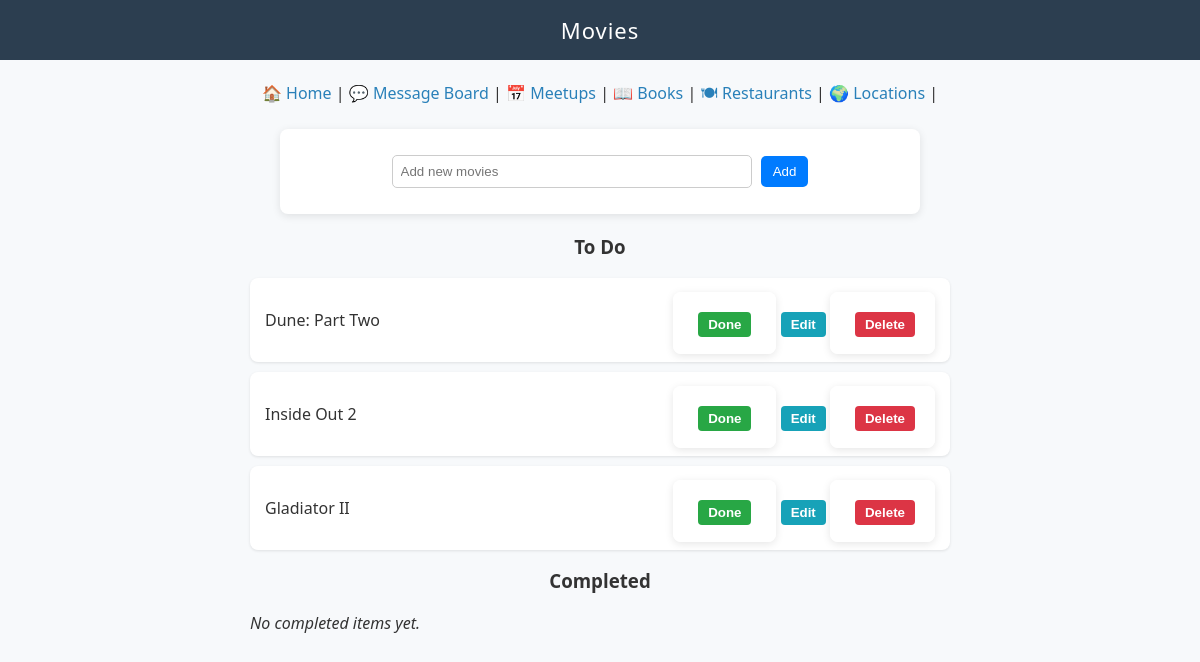
The app's page /movies with its own data.
### tables this page shows
CREATE TABLE items (
    id INTEGER PRIMARY KEY AUTOINCREMENT,
    category TEXT NOT NULL,
    title TEXT NOT NULL,
    rank INTEGER NOT NULL,
    done INTEGER DEFAULT 0
);

### app.py (the view, shortened to what this page needs)
@app.route("/<category>", methods=["GET", "POST"])
def category_page(category):
    if category not in CATEGORIES:
        return "404: Page not found", 404
    conn = get_db_connection()
    undone_items = conn.execute(
        "SELECT * FROM items WHERE category = ? AND done = 0 ORDER BY rank ASC",
        (category,)
    ).fetchall()
    done_items = conn.execute(
        "SELECT * FROM items WHERE category = ? AND done = 1 ORDER BY rank ASC",
        (category,)
    ).fetchall()
    conn.close()
    return render_template(
        "list_page.html",
        category_name=CATEGORIES[category][1],
        category_key=category,
        undone_items=undone_items,
        done_items=done_items,
        categories=CATEGORIES
    )

### app.py (called while the page is built)
def get_db_connection():
    conn = sqlite3.connect('data.db')
    conn.row_factory = sqlite3.Row
    return conn

### templates/list_page.html (shortened to what this page needs)
{% extends "base.html" %}
{% block content %}
<header>{{ category_name }}</header>
<br>
<div class="category-links">
  <a href="/">🏠 Home</a>  |
  <a href="/messages">💬 Message Board</a>  |
  <a href="/countdown">📅 Meetups</a>  |
  {% for key, names in categories.items() %}
    {% if key != category_key %}
      <a href="/{{key}}">{{ names[0] }} {{ names[1] }}</a>  |
    {% endif %}
  {% endfor %}
</div>
<form method="POST" class="add-form">
  <input type="text" name="title" placeholder="Add new {{ category_key }}" required>
  <input type="submit" value="Add">
</form>
<h3 style="text-align: center;">To Do</h3>
<ul id="item-list" class="item-list">
  {% for item in undone_items %}
    <li style="height: 60px;" id="item-{{ item['id'] }}" class="item-card">
      <span class="item-title">{{ item['title'] }}</span>
      <div class="buttons">
        <form method="POST" style="display:inline;">
          <button type="submit" class="done-btn">Done</button>
        </form>
        <button type="button" class="edit-btn" onclick="showEditForm({{ item['id'] }}, '{{ item['title']|escape }}')">Edit</button>
        <form method="POST" style="display:inline;">
          <button type="submit" class="delete-btn">Delete</button>
        </form>
      </div>
    </li>
  {% else %}
    <li><em>No {{ category_key }} yet.</em></li>
  {% endfor %}
</ul>
<h3 style="text-align: center;">Completed</h3>
<ul id="completed-list" class="item-list done-list">
  {% for item in done_items %}
    <li id="item-{{ item['id'] }}" class="item-card done">
      <span class="item-title">{{ item['title'] }}</span>
      <div class="buttons">
        <form method="POST" style="display:inline;">
          <input type="hidden" name="toggle_done_id" value="{{ item['id'] }}">
          <input type="hidden" name="done_value" value="0">
          <button type="submit" class="undo-btn">Undo</button>
        </form>
        <form method="POST" style="display:inline;">
          <input type="hidden" name="delete_id" value="{{ item['id'] }}">
          <button type="submit" class="delete-btn">Delete</button>
        </form>
      </div>
    </li>
  {% else %}
    <li><em>No completed items yet.</em></li>
  {% endfor %}
</ul>
{% endblock %}

### static/style.css (style rules this page uses)
body { font-family: 'Segoe UI', Tahoma, Geneva, Verdana, sans-serif; background-color: #f7f9fb; color: #333; margin: 0; padding: 0; }
header { background-color: #2c3e50; color: white; padding: 15px; text-align: center; font-size: 22px; letter-spacing: 1px; }
a { color: #2980b9; text-decoration: none; }
form { margin: 20px auto; max-width: 600px; background-color: white; padding: 20px; border-radius: 8px; box-shadow: 0px 2px 8px rgba(0,0,0,0.1); }
input[type="text"], input[type="date"], input[type="password"], select { width: 100%; padding: 10px; margin: 6px 0; border-radius: 6px; border: 1px solid #ccc; box-sizing: border-box; }
button { background-color: #3498db; color: white; border: none; padding: 10px 16px; margin-top: 10px; border-radius: 5px; cursor: pointer; font-weight: bold; transition: background 0.3s ease; }
.category-links { text-align: center; margin-bottom: 20px; }
.add-form { text-align: center; margin-bottom: 20px; }
.add-form input[type="text"] { width: 60%; padding: 8px; border-radius: 5px; border: 1px solid #ccc; }
.add-form input[type="submit"] { background-color: #007bff; color: white; border: none; padding: 8px 12px; border-radius: 5px; margin-left: 5px; cursor: pointer; }
.item-list { list-style-type: none; padding: 0; max-width: 700px; margin: 0 auto; }
.item-card { background: white; margin-bottom: 10px; padding: 12px 15px; border-radius: 8px; box-shadow: 0 1px 3px rgba(0,0,0,0.1); display: flex; justify-content: space-between; align-items: center; }
.item-title { flex-grow: 1; font-size: 1rem; }
.buttons button { margin-left: 5px; padding: 5px 10px; border: none; border-radius: 4px; cursor: pointer; }
.done-btn { background-color: #28a745; color: white; }
.edit-btn { background-color: #17a2b8; color: white; }
.delete-btn { background-color: #dc3545; color: white; }

### records on screen
items: title "Dune: Part Two"
items: title "Inside Out 2"
items: title "Gladiator II"

### other values on screen
{{ category_name }} "Movies"
{{ names[0] }} "📖" "🍽" "🌍"
{{ names[1] }} "Books" "Restaurants" "Locations"
